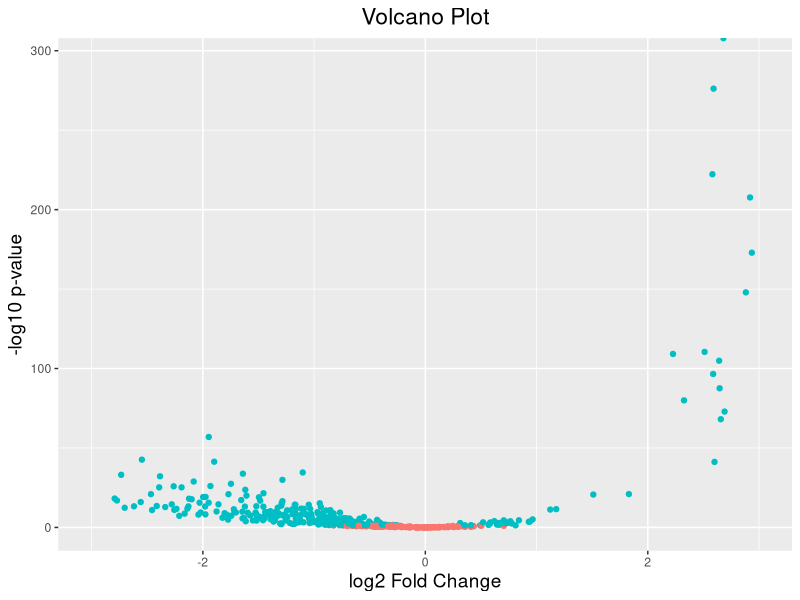

Recreate this plot in R.
library(ggplot2)
library(tidyverse)

clusters<- read.csv(file="clusters.csv", header=TRUE, sep=",")

clusters <- clusters %>% 
  rowwise %>%
  mutate(
    pvals = prop.test(x=c(Charter.Count,Other.Count),n=c(Charter.Total,Other.Total), alternative="two.sided")$p.value
  ) %>%
  mutate(
    Fold.Change = log2((Charter.Count/Charter.Total)/(Other.Count/Other.Total))
  )

clusters$threshold <- clusters$pvals < 0.05 
ggplot(clusters) +
  geom_point(aes(x=Fold.Change, y=-log10(pvals), colour=threshold))  +xlim(-3,3)+
  ggtitle("Volcano Plot") +
  xlab("log2 Fold Change") + 
  ylab("-log10 p-value") +
  #scale_y_continuous(limits = c(0,50)) +
  theme(legend.position = "none",
        plot.title = element_text(size = rel(1.5), hjust = 0.5),
        axis.title = element_text(size = rel(1.25)))  

